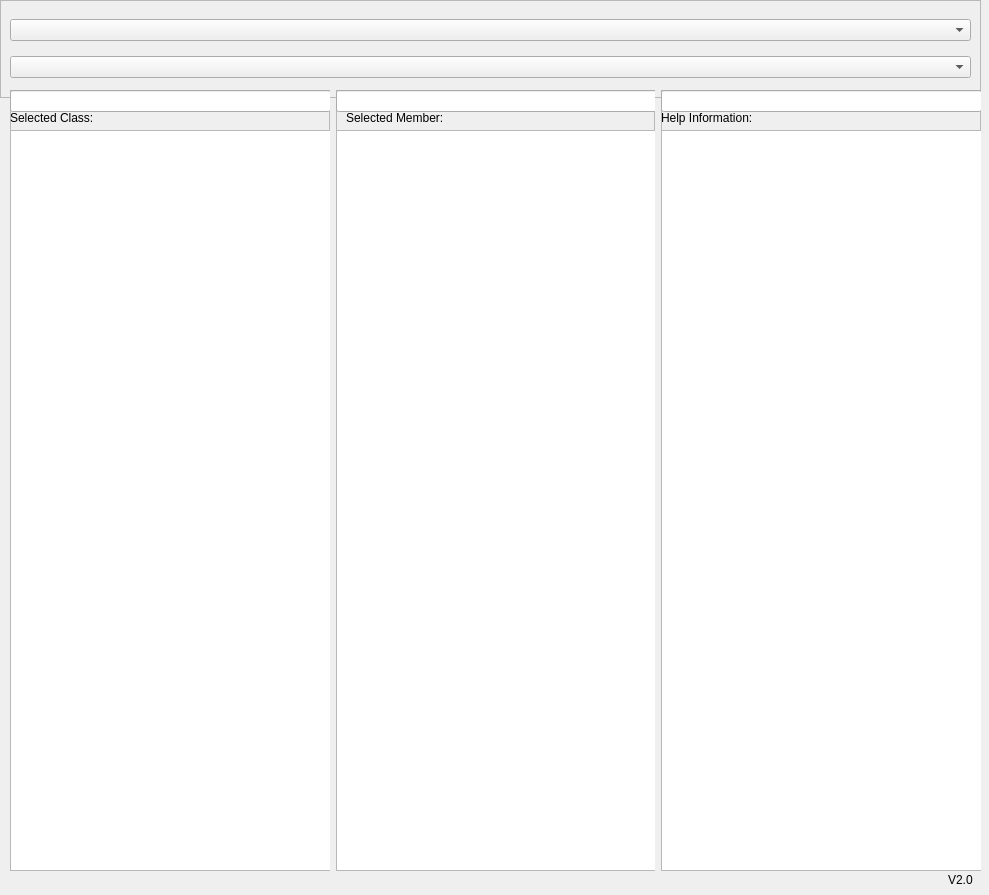
<?xml version="1.0" encoding="UTF-8"?>
<ui version="4.0">
 <class>MainWindow</class>
 <widget class="QMainWindow" name="MainWindow">
  <property name="geometry">
   <rect>
    <x>0</x>
    <y>0</y>
    <width>989</width>
    <height>895</height>
   </rect>
  </property>
  <property name="windowTitle">
   <string>MainWindow</string>
  </property>
  <widget class="QWidget" name="centralwidget">
   <widget class="QFrame" name="frame">
    <property name="geometry">
     <rect>
      <x>0</x>
      <y>0</y>
      <width>981</width>
      <height>98</height>
     </rect>
    </property>
    <property name="frameShape">
     <enum>QFrame::StyledPanel</enum>
    </property>
    <property name="frameShadow">
     <enum>QFrame::Raised</enum>
    </property>
    <layout class="QVBoxLayout" name="verticalLayout">
     <item>
      <widget class="QComboBox" name="comboModulesPath">
       <property name="toolTip">
        <string>Paths Of Modules Detected.. </string>
       </property>
       <property name="placeholderText">
        <string>Paths of Modules</string>
       </property>
      </widget>
     </item>
     <item>
      <widget class="QComboBox" name="comboModules">
       <property name="statusTip">
        <string>MODULE DETECTED..</string>
       </property>
      </widget>
     </item>
    </layout>
   </widget>
   <widget class="QLabel" name="labelVersion">
    <property name="geometry">
     <rect>
      <x>948</x>
      <y>870</y>
      <width>31</width>
      <height>20</height>
     </rect>
    </property>
    <property name="text">
     <string>V2.0</string>
    </property>
   </widget>
   <widget class="QLabel" name="labelStatus">
    <property name="geometry">
     <rect>
      <x>10</x>
      <y>870</y>
      <width>901</width>
      <height>16</height>
     </rect>
    </property>
    <property name="text">
     <string/>
    </property>
   </widget>
   <widget class="QWidget" name="layoutWidget">
    <property name="geometry">
     <rect>
      <x>10</x>
      <y>90</y>
      <width>971</width>
      <height>781</height>
     </rect>
    </property>
    <layout class="QGridLayout" name="gridLayout">
     <item row="0" column="0">
      <widget class="QFrame" name="frameClass">
       <property name="frameShape">
        <enum>QFrame::StyledPanel</enum>
       </property>
       <property name="frameShadow">
        <enum>QFrame::Raised</enum>
       </property>
       <widget class="QLabel" name="labelSelectedClasses">
        <property name="geometry">
         <rect>
          <x>0</x>
          <y>20</y>
          <width>321</width>
          <height>16</height>
         </rect>
        </property>
        <property name="text">
         <string>Selected Class: </string>
        </property>
       </widget>
       <widget class="QListWidget" name="listWidgetClasses">
        <property name="geometry">
         <rect>
          <x>0</x>
          <y>40</y>
          <width>321</width>
          <height>741</height>
         </rect>
        </property>
       </widget>
       <widget class="QLineEdit" name="searchClass">
        <property name="geometry">
         <rect>
          <x>0</x>
          <y>0</y>
          <width>321</width>
          <height>22</height>
         </rect>
        </property>
       </widget>
      </widget>
     </item>
     <item row="0" column="1">
      <widget class="QFrame" name="frameMember">
       <property name="frameShape">
        <enum>QFrame::StyledPanel</enum>
       </property>
       <property name="frameShadow">
        <enum>QFrame::Raised</enum>
       </property>
       <widget class="QLabel" name="labelSelectedMemebers">
        <property name="geometry">
         <rect>
          <x>10</x>
          <y>20</y>
          <width>311</width>
          <height>16</height>
         </rect>
        </property>
        <property name="text">
         <string>Selected Member: </string>
        </property>
       </widget>
       <widget class="QListWidget" name="listWidgetMemebers">
        <property name="geometry">
         <rect>
          <x>0</x>
          <y>40</y>
          <width>321</width>
          <height>741</height>
         </rect>
        </property>
       </widget>
       <widget class="QLineEdit" name="searchMember">
        <property name="geometry">
         <rect>
          <x>0</x>
          <y>0</y>
          <width>321</width>
          <height>22</height>
         </rect>
        </property>
       </widget>
      </widget>
     </item>
     <item row="0" column="2">
      <widget class="QFrame" name="frameHelp">
       <property name="frameShape">
        <enum>QFrame::StyledPanel</enum>
       </property>
       <property name="frameShadow">
        <enum>QFrame::Raised</enum>
       </property>
       <widget class="QLabel" name="labelHelp">
        <property name="geometry">
         <rect>
          <x>0</x>
          <y>20</y>
          <width>321</width>
          <height>16</height>
         </rect>
        </property>
        <property name="text">
         <string>Help Information:</string>
        </property>
       </widget>
       <widget class="QTextEdit" name="textEditHelp">
        <property name="geometry">
         <rect>
          <x>0</x>
          <y>40</y>
          <width>321</width>
          <height>741</height>
         </rect>
        </property>
        <property name="readOnly">
         <bool>true</bool>
        </property>
       </widget>
       <widget class="QLineEdit" name="searchHelp">
        <property name="geometry">
         <rect>
          <x>0</x>
          <y>0</y>
          <width>321</width>
          <height>22</height>
         </rect>
        </property>
       </widget>
      </widget>
     </item>
    </layout>
   </widget>
  </widget>
 </widget>
 <resources/>
 <connections/>
</ui>
